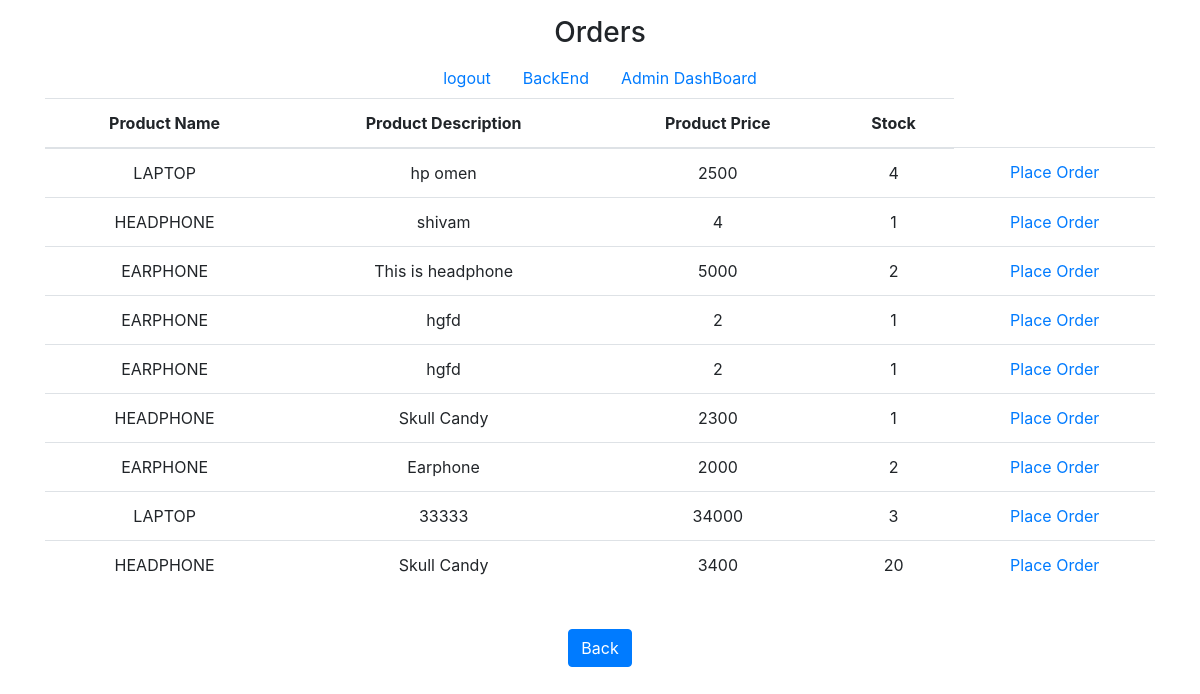
Screenshot of /accounts/show-product (signed in) with the database file from the repository.
### accounts/models.py (models this page shows)
class AddProductModel(models.Model):
    product_name = models.CharField(max_length=20, choices=CATEGORIES)
    product_description = models.CharField(max_length=100)
    product_price = models.IntegerField()
    product_quantity = models.IntegerField(default=0)

### accounts/views.py (the view)
# urls.py: path('show-product', views.showAvailableProd, name='show-product'),
def showAvailableProd(request):
    dests = AddProductModel.objects.all()
    return render(request, 'show-available-products.html', {'dests': dests})

### templates/show-available-products.html
{% extends 'base.html' %}
{% load static %}
{% load bootstrap4 %}
{% block body %}
<div class="container m-md-6">
        <table class="table">
            <thead>
            <tr>
                <th scope="col">Product Name</th>
                <th scope="col">Product Description</th>
                <th scope="col">Product Price</th>
                <th scope="col">Stock</th>
            </tr>
            </thead>
            <tbody>
            {% for dest in dests %}
            <tr>
                <td>{{ dest.product_name }}<br></td>
                <td>{{ dest.product_description }}</td>
                <td>{{ dest.product_price }}</td>
                <td>{{ dest.product_quantity }}</td>
                <td>
                    <a href="{% url 'place-order' dest.id %}">Place Order</a>
                </td>
            </tr>
            {% endfor %}
            </tbody>
        </table>
        <br>
        <a type="button" class="btn btn-primary" href="{% url 'user-dashboard' %}">Back</a>
           </div>
{% endblock %}

### rows the page displays
AddProductModel: product_name "LAPTOP", product_description "hp omen", product_price "2500", product_quantity "4"
AddProductModel: product_name "HEADPHONE", product_description "shivam", product_price "4", product_quantity "1"
AddProductModel: product_name "EARPHONE", product_description "This is headphone", product_price "5000", product_quantity "2"
AddProductModel: product_name "EARPHONE", product_description "hgfd", product_price "2", product_quantity "1"
AddProductModel: product_name "EARPHONE", product_description "hgfd", product_price "2", product_quantity "1"
AddProductModel: product_name "HEADPHONE", product_description "Skull Candy", product_price "2300", product_quantity "1"
AddProductModel: product_name "EARPHONE", product_description "Earphone", product_price "2000", product_quantity "2"
AddProductModel: product_name "LAPTOP", product_description "33333", product_price "34000", product_quantity "3"
AddProductModel: product_name "HEADPHONE", product_description "Skull Candy", product_price "3400", product_quantity "20"
